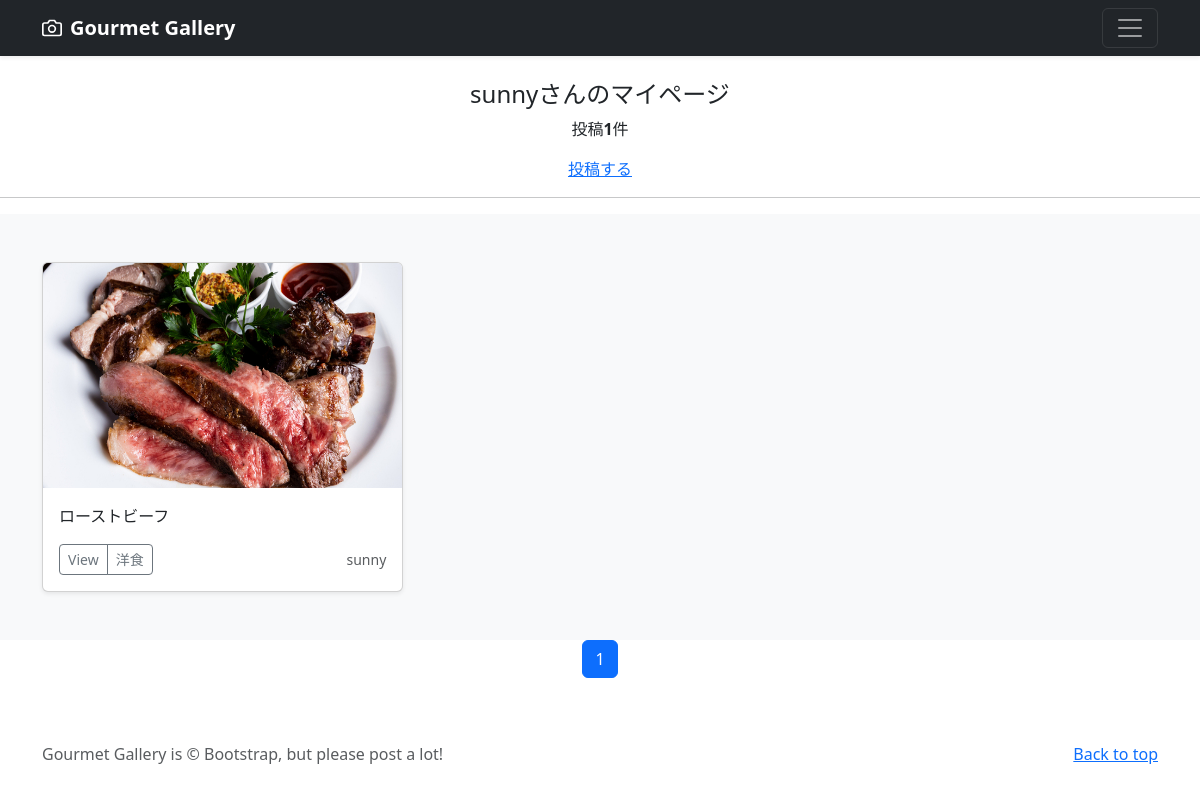
Screenshot of /mypage/ (signed in) with the database file from the repository.
### gourmetphotoaccounts/models.py (models this page shows)
class CustomUser(AbstractUser):
    pass

### gourmetphoto/models.py (models this page shows, shortened)
class GourmetphotoPost(models.Model):
    user = models.ForeignKey(CustomUser, verbose_name='ユーザー', on_delete=models.CASCADE)
    Category = models.ForeignKey(Category, verbose_name='カテゴリ', on_delete=models.PROTECT)
    title = models.CharField(verbose_name='タイトル', max_length=200)
    comment = models.TextField(verbose_name='コメント',)
    image1 = models.ImageField(verbose_name='イメージ1', upload_to = 'photos')
    image2 = models.ImageField(verbose_name='イメージ2', upload_to = 'photos', blank=True, null=True)
    posted_at = models.DateTimeField(verbose_name='投稿日時', auto_now_add=True)

class Category(models.Model):
    title = models.CharField(verbose_name='カテゴリ', max_length=20)

### gourmetphoto/views.py (the view)
# urls.py: path('mypage/', views.MypageView.as_view(), name = 'mypage'),
class MypageView(ListView):
    template_name = 'gourmetphoto/mypage.html'
    paginate_by = 9
    def get_queryset(self):
        queryset =GourmetphotoPost.objects.filter(user=self.request.user).order_by('-posted_at')
        return queryset

### gourmetphoto/templates/gourmetphoto/mypage.html (shortened to what this page needs)
{% extends 'gourmetphoto/base.html' %}
    {% block contents %}
    {% if user.is_authenticated %}
    <br>
    <div style="text-align:center">
        <h4>{{user.username}}さんのマイページ</h4>
        {% if object_list.count == 0 %}
            <p>{{user.username}}さんの投稿はありません</p>
        {% else %}
            <p>投稿<strong>{{object_list.count}}</strong>件</p>
        {% endif %}
        <a href="{% url 'gourmetphoto:post' %}">投稿する</a>
    </div>
    <hr>
    {% endif %}
    {% include "gourmetphoto/photos_list.html" %}
    {% include "gourmetphoto/pagination.html" %}
    {% endblock %}

### gourmetphoto/templates/gourmetphoto/photos_list.html
  <div class="album py-5 bg-body-tertiary">
    <div class="container">
      <div class="row row-cols-1 row-cols-sm-2 row-cols-md-3 g-3">
        {% for record in object_list %}
        <div class="col">
          <div class="card shadow-sm">
            <img src="{{ record.image1.url }}" class="bd-placeholder-img card-img-top" width="100%" height="225" xmlns="http://www.w3.org/2000/svg" role="img" aria-label="Placeholder: Thumbnail" preserveAspectRatio="xMidYMid slice" focusable="false"><title>Placeholder</title><rect width="100%" height="100%" fill="#55595c"/></img>
            <div class="card-body">
              <p class="card-text">{{record.title}}</p>
              <div class="d-flex justify-content-between align-items-center">
                <div class="btn-group">
                  <button type="button" class="btn btn-sm btn-outline-secondary"
                  onclick="location.href='{% url 'gourmetphoto:photo_detail' record.pk %}'">
                  View</button>
                  <button type="button" class="btn btn-sm btn-outline-secondary"
                    onclick="location.href='{% url 'gourmetphoto:gourmetphotos_cat' Category=record.Category.id %}'">
                    {{record.Category.title}}</button>
                </div>
                <small class="text-muted">{{record.user.username}}</small>
              </div>
            </div>
          </div>
        </div>
        {% endfor %}
      </div>
    </div>
  </div>

### gourmetphoto/templates/gourmetphoto/base.html (style rules this page uses)
.bd-placeholder-img { font-size: 1.125rem; text-anchor: middle; -webkit-user-select: none; -moz-user-select: none; user-select: none; }

### rows the page displays
CustomUser: username "sunny"
GourmetphotoPost: image1 (picture), title "ローストビーフ", Category "洋食", user.username "sunny"

### other values shown
{{ object_list.count }} "1"
{{ num }} "1"
